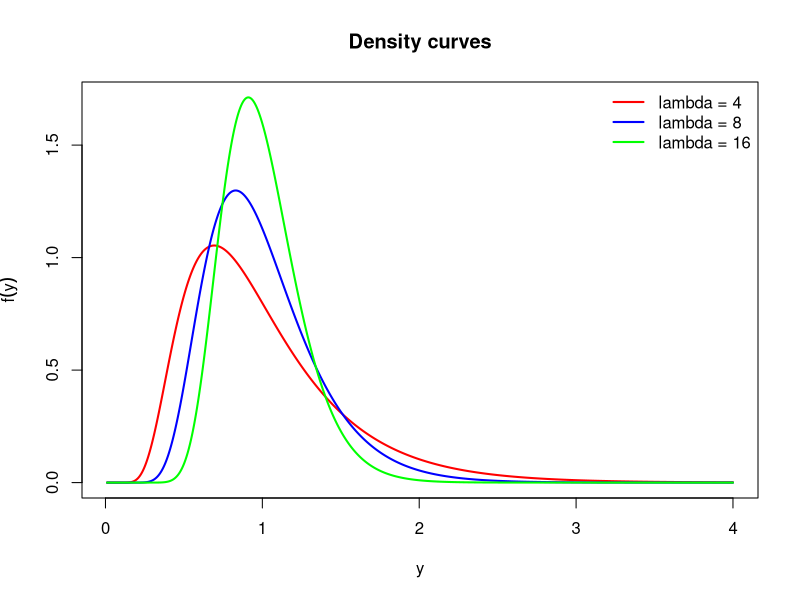
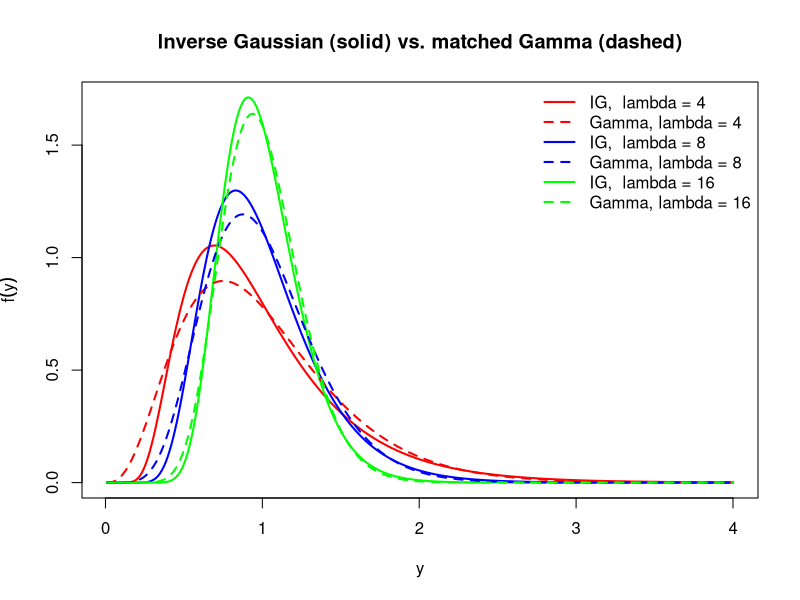

Recreate these plots in R, in order.
## ---- chunk 1
knitr::opts_chunk$set(echo = TRUE)
## ---- chunk 2
# lambda, mu density
f_y <- function(y, mu, lambda) {
  dat <- exp(0.5*log(lambda) -
              0.5*log(2*pi*y^3) -
              (lambda/(2*mu^2))*((y - mu)^2)/y )
  dat[!(y > 0)] <- 0
  dat
}

# inputs
mu <- 1
lambdas <- c(4, 8, 16)

# making datapoints 
# y > 0
y_grid <- seq(0.01, 4, length.out = 5000)

# call function
densities <- lapply(lambdas, function(lam) f_y(y_grid, mu, lam))

# plot
y_max <- max(sapply(densities, max))

# plot
plot(y_grid, densities[[1]], type = "l", col = "red", lwd = 2,
     xlab = "y", 
     ylab = expression(f(y)),
     main = "Density curves",
     ylim = c(0, y_max))
lines(y_grid, densities[[2]], col = "blue", lwd = 2)
lines(y_grid, densities[[3]], col = "green", lwd = 2)

# Legend
legend("topright", legend = paste("lambda =", lambdas),
       col = c("red","blue","green"), lwd = 2, bty = "n")
## ---- chunk 3
f_invgauss <- function(y, mu, lambda) {
  dat <- exp(0.5*log(lambda) - 0.5*log(2*pi*y^3) -
                (lambda/(2*mu^2)) * ((y - mu)^2)/y )
  dat[!(y > 0)] <- 0
  dat
}

# parameters
mu       <- 1
lambdas  <- c(4, 8, 16)
cols     <- c("red", "blue", "green")

# data gen
y_grid <- seq(0.01, 4, length.out = 5000)

# densities 
dens_IG <- lapply(lambdas, function(lam) f_invgauss(y_grid, mu, lam))
dens_GA <- lapply(lambdas, function(lam) dgamma(y_grid, shape = lam, rate = lam))

# global
y_max <- max(sapply(c(dens_IG, dens_GA), max))

# base plot 
plot(y_grid, dens_IG[[1]], type = "l", lwd = 2, col = cols[1],
     xlab = "y",
     ylab = expression(f(y)),
     main = "Inverse Gaussian (solid) vs. matched Gamma (dashed)",
     ylim = c(0, y_max))

# IG curves
lines(y_grid, dens_IG[[2]], lwd = 2, col = cols[2])
lines(y_grid, dens_IG[[3]], lwd = 2, col = cols[3])

# Gamma curves
lines(y_grid, dens_GA[[1]], lwd = 2, col = cols[1], lty = 2)
lines(y_grid, dens_GA[[2]], lwd = 2, col = cols[2], lty = 2)
lines(y_grid, dens_GA[[3]], lwd = 2, col = cols[3], lty = 2)

legend("topright",
       legend = c("IG,  lambda = 4",  "Gamma, lambda = 4",
                  "IG,  lambda = 8",  "Gamma, lambda = 8",
                  "IG,  lambda = 16", "Gamma, lambda = 16"),
       col = rep(cols, each = 2),
       lty = rep(c(1, 2), 3), lwd = 2, bty = "n")
